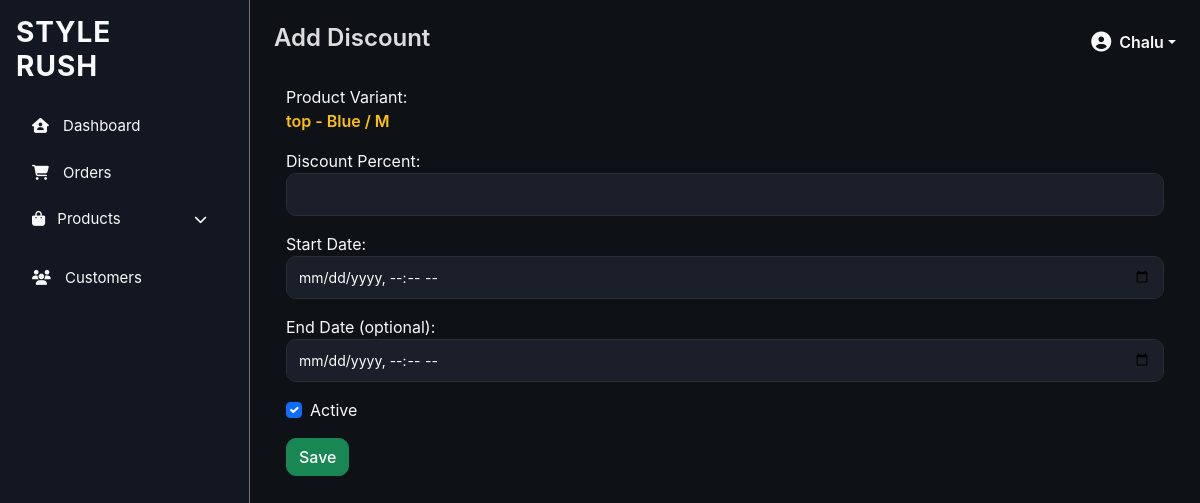
Page /discount/discount/add/2/ (signed in) on the committed database.
### fashion/models.py (models this page shows, shortened)
class CustomUser(AbstractUser):
    email = models.EmailField(unique=True)
    USERNAME_FIELD = 'username'
    REQUIRED_FIELDS = ['email']

### product/models.py (models this page shows, shortened)
class ProductVariant(models.Model):
    product = models.ForeignKey(Product, on_delete=models.CASCADE, related_name='variants')
    color = models.ForeignKey(ProductColor, on_delete=models.CASCADE, related_name='variants')
    size = models.ForeignKey(ProductSize, on_delete=models.CASCADE, related_name='variants')
    price = models.DecimalField(max_digits=8, decimal_places=2)
    stock = models.PositiveIntegerField(default=0)
    image = models.ImageField(upload_to='products/variants/', blank=True, null=True)
    class Meta:
        unique_together = ('product','color', 'size')  # Prevent duplicate combinations

class Product(models.Model):
    name = models.CharField(max_length=150)
    description = models.TextField(blank=True)
    category = models.ForeignKey(Category, on_delete=models.CASCADE, related_name='products')
    brand = models.ForeignKey(Brand, on_delete=models.SET_NULL, null=True, blank=True)
    featured = models.BooleanField(default=False)
    created_at = models.DateTimeField(auto_now_add=True)
    image = models.ImageField(upload_to='products/main/', blank=True, null=True)

class ProductColor(models.Model):
    name = models.CharField(max_length=50)
    color_code = models.CharField(max_length=7, help_text="HEX code like #ff0000", blank=True, null=True)
    main_image = models.ImageField(upload_to='products/colors/', blank=True, null=True)

class ProductSize(models.Model):
    size=models.CharField(max_length=5)

### discountapp/views.py (the view, shortened to what this page needs)
# urls.py: path('discount/add/<int:variant_id>/', add_discount, name='add_discount'),
@login_required
@user_passes_test(lambda u: u.is_superuser)
def add_discount(request, variant_id):
    variant = get_object_or_404(ProductVariant, id=variant_id)
    return render(request, 'admin_app/add_discount.html', {'variant': variant})

### templates/admin_app/add_discount.html (shortened to what this page needs)
{% extends "admin_app/base.html" %}
{% block title %}Add Discount{% endblock %}
{% block 'content' %}
<div class="container mt-4">
    <form method="POST">
        <div class="mb-3">
            <label class="text-light">Product Variant:</label>
            <p class="text-warning fw-bold">
                {{ variant.product.name }} - {{ variant.color.name }} / {{ variant.size.size }}
            </p>
        </div>
        <div class="mb-3">
            <label class="text-light">Discount Percent:</label>
            <input type="number" name="percent" min="1" max="90" class="form-control" required>
        </div>
        <div class="mb-3">
            <label class="text-light">Start Date:</label>
            <input type="datetime-local" name="start_date" class="form-control" required>
        </div>
        <div class="mb-3">
            <label class="text-light">End Date (optional):</label>
            <input type="datetime-local" name="end_date" class="form-control">
        </div>
        <div class="form-check mb-3">
            <input class="form-check-input" type="checkbox" name="active" checked>
            <label class="form-check-label text-light">Active</label>
        </div>
        <button class="btn btn-success">Save</button>
    </form>
</div>
{% endblock %}

### templates/admin_app/base.html (shortened to what this page needs)
{% load static %}
<!DOCTYPE html>
<html lang="en">
<head>
    <link href="https://cdn.jsdelivr.net/npm/bootstrap@5.3.0/dist/css/bootstrap.min.css" rel="stylesheet">
    <link rel="stylesheet" href="https://cdnjs.cloudflare.com/ajax/libs/font-awesome/6.4.0/css/all.min.css" />
    <link rel="stylesheet" href="{% static 'css/dashboard.css' %}">
</head>
<body class="text-light">
    <div class="d-flex">
        <nav class="p-3 vh-100 border-end border-secondary" style="width: 250px;">
            <h3 class="text-light mb-4">STYLE<br>RUSH</h3>
            <ul class="nav flex-column">
                <li class="nav-item">
                    <a href="{% url 'dashboard' %}" class="nav-link text-light">
                        <i class="fa-solid fa-house-user"></i> Dashboard
                    </a>
                </li>
                <li class="nav-item">
                    <a href="{% url 'orders' %}" class="nav-link text-light">
                        <i class="fa-solid fa-cart-shopping"></i> Orders
                    </a>
                </li>
                <li class="nav-item dropdown">
                    <a class="nav-link text-light d-flex justify-content-between align-items-center"href="#" id="productDropdown" role="button" data-bs-toggle="collapse" data-bs-target="#productMenu"aria-expanded="false" aria-controls="productMenu">
                        <span><i class="fa-solid fa-bag-shopping me-2"></i> Products</span>
                        <i class="fa-solid fa-chevron-down small"></i>
                    </a>
                </li>
                <li class="nav-item">
                    <a href="{% url 'customers' %}" class="nav-link text-light">
                        <i class="fa-solid fa-users"></i> Customers
                    </a>
                </li>
            </ul>
        </nav>
        <div class="flex-grow-1 p-4">
            <div class="d-flex justify-content-between align-items-center mb-4">
                <h4>{% block title %}{% endblock %}</h4>
                <div class="dropdown">
                    <a class="d-flex align-items-center text-light text-decoration-none dropdown-toggle" href="#" role="button" id="adminDropdown" data-bs-toggle="dropdown" aria-expanded="false">
                        {% if request.user.is_authenticated and request.user.profile.profile_image %}
                            <img src="{{ request.user.profile.profile_image.url }}"
                                alt="{{ request.user.username }}"
                                class="rounded-circle me-2 border border-secondary"
                                width="35" height="35">
                        {% else %}
                            <i class="fa-solid fa-user-circle fs-5 me-2"></i>
                        {% endif %}
                        <span class="fw-bold">{{ request.user.username|default:"Admin" }}</span>
                    </a>
                </div>
            </div>
            {% block 'content' %}{% endblock %}
        </div>
    </div>
</body>
</html>

### static/css/dashboard.css (style rules this page uses)
body { background-color: #0e1217; color: #fff; font-family: 'Inter', 'Poppins', sans-serif; }
h3, h4, h5 { font-weight: 600; }
nav { background-color: #121721; border-right: 1px solid #2c2f36 !important; }
nav h3 { letter-spacing: 1px; font-weight: 700; }
.nav-link { color: #bbb; font-size: 15px; margin-bottom: 8px; transition: all 0.2s ease; }
.nav-link i { margin-right: 10px; }
.flex-grow-1 { background-color: #0e1217; }
.d-flex.justify-content-between { color: #ddd; }
.fw-bold { font-weight: 600 !important; }
.d-flex.justify-content-between.align-items-center { margin-bottom: 20px; }
.btn { border-radius: 10px; font-weight: 500; transition: all 0.2s ease-in-out; }
.form-control { background-color: #1a1f29 !important; border: 1px solid #2a2e35; border-radius: 10px; color: #fff; padding: 10px 12px; font-size: 14px; transition: border 0.2s ease; }

### rows in the picture
CustomUser: user.username "Chalu"
ProductVariant: product.name "top", color.name "Blue", size.size "M"
